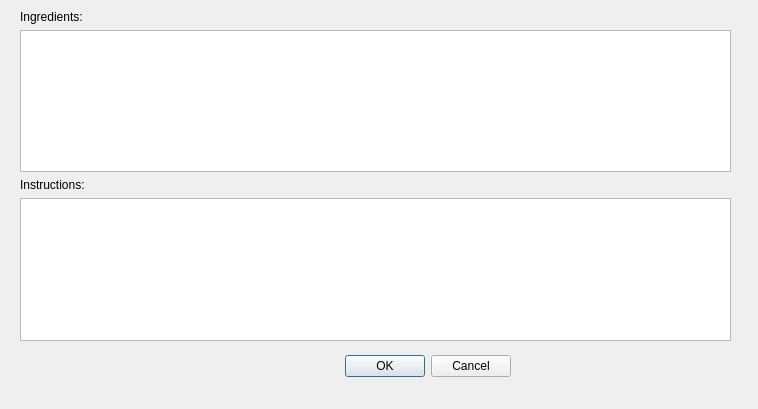
<?xml version="1.0" encoding="UTF-8"?>
<ui version="4.0">
 <class>viewRecipe</class>
 <widget class="QDialog" name="viewRecipe">
  <property name="windowModality">
   <enum>Qt::WindowModal</enum>
  </property>
  <property name="geometry">
   <rect>
    <x>0</x>
    <y>0</y>
    <width>758</width>
    <height>409</height>
   </rect>
  </property>
  <property name="windowTitle">
   <string>View Recipe</string>
  </property>
  <widget class="QDialogButtonBox" name="buttonBox">
   <property name="geometry">
    <rect>
     <x>170</x>
     <y>350</y>
     <width>341</width>
     <height>32</height>
    </rect>
   </property>
   <property name="orientation">
    <enum>Qt::Horizontal</enum>
   </property>
   <property name="standardButtons">
    <set>QDialogButtonBox::Cancel|QDialogButtonBox::Ok</set>
   </property>
  </widget>
  <widget class="QWidget" name="verticalLayoutWidget">
   <property name="geometry">
    <rect>
     <x>20</x>
     <y>10</y>
     <width>711</width>
     <height>331</height>
    </rect>
   </property>
   <layout class="QVBoxLayout" name="verticalLayout">
    <item>
     <widget class="QLabel" name="ingredientLabel">
      <property name="text">
       <string>Ingredients:</string>
      </property>
     </widget>
    </item>
    <item>
     <widget class="QTableWidget" name="ingredientTable"/>
    </item>
    <item>
     <widget class="QLabel" name="instructionsLabel">
      <property name="text">
       <string>Instructions:</string>
      </property>
     </widget>
    </item>
    <item>
     <widget class="QTextBrowser" name="instructionsBrowser"/>
    </item>
   </layout>
  </widget>
 </widget>
 <resources/>
 <connections>
  <connection>
   <sender>buttonBox</sender>
   <signal>accepted()</signal>
   <receiver>viewRecipe</receiver>
   <slot>accept()</slot>
   <hints>
    <hint type="sourcelabel">
     <x>248</x>
     <y>254</y>
    </hint>
    <hint type="destinationlabel">
     <x>157</x>
     <y>274</y>
    </hint>
   </hints>
  </connection>
  <connection>
   <sender>buttonBox</sender>
   <signal>rejected()</signal>
   <receiver>viewRecipe</receiver>
   <slot>reject()</slot>
   <hints>
    <hint type="sourcelabel">
     <x>316</x>
     <y>260</y>
    </hint>
    <hint type="destinationlabel">
     <x>286</x>
     <y>274</y>
    </hint>
   </hints>
  </connection>
 </connections>
</ui>
